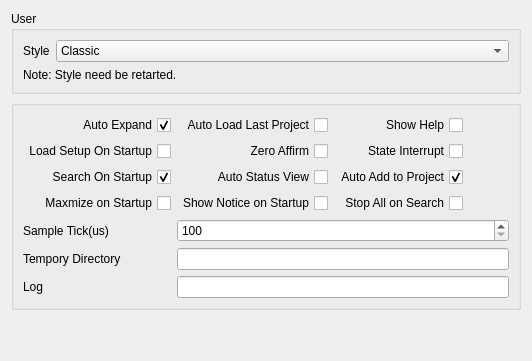
     <widget class="QWidget" name="tab_2">
      <attribute name="title">
       <string>Sys</string>
      </attribute>
      <layout class="QVBoxLayout" name="verticalLayout_7">
       <item>
        <widget class="QGroupBox" name="groupBox_10">
         <property name="title">
          <string>User</string>
         </property>
         <layout class="QFormLayout" name="formLayout_6">
          <item row="0" column="0">
           <widget class="QLabel" name="label_19">
            <property name="text">
             <string>Style</string>
            </property>
           </widget>
          </item>
          <item row="0" column="1">
           <widget class="QComboBox" name="cmbStyle">
            <item>
             <property name="text">
              <string>Classic</string>
             </property>
            </item>
            <item>
             <property name="text">
              <string>MegaRobo</string>
             </property>
            </item>
           </widget>
          </item>
          <item row="1" column="0" colspan="2">
           <widget class="QLabel" name="label_21">
            <property name="text">
             <string>Note: Style need be retarted.</string>
            </property>
           </widget>
          </item>
         </layout>
        </widget>
       </item>
       <item>
        <widget class="QGroupBox" name="groupBox_7">
         <property name="title">
          <string/>
         </property>
         <layout class="QGridLayout" name="gridLayout_4">
          <item row="3" column="0">
           <widget class="QCheckBox" name="chkMaximize">
            <property name="layoutDirection">
             <enum>Qt::RightToLeft</enum>
            </property>
            <property name="text">
             <string>Maxmize on Startup</string>
            </property>
           </widget>
          </item>
          <item row="0" column="0">
           <widget class="QCheckBox" name="chkAutoExpand">
            <property name="layoutDirection">
             <enum>Qt::RightToLeft</enum>
            </property>
            <property name="text">
             <string>Auto Expand</string>
            </property>
            <property name="checked">
             <bool>true</bool>
            </property>
           </widget>
          </item>
          <item row="0" column="1">
           <widget class="QCheckBox" name="chkLoadLast">
            <property name="layoutDirection">
             <enum>Qt::RightToLeft</enum>
            </property>
            <property name="text">
             <string>Auto Load Last Project</string>
            </property>
           </widget>
          </item>
          <item row="2" column="0">
           <widget class="QCheckBox" name="chkSearch">
            <property name="layoutDirection">
             <enum>Qt::RightToLeft</enum>
            </property>
            <property name="text">
             <string>Search On Startup</string>
            </property>
            <property name="checked">
             <bool>true</bool>
            </property>
           </widget>
          </item>
          <item row="1" column="0">
           <widget class="QCheckBox" name="chkAutoLoadSet">
            <property name="layoutDirection">
             <enum>Qt::RightToLeft</enum>
            </property>
            <property name="text">
             <string>Load Setup On Startup</string>
            </property>
           </widget>
          </item>
          <item row="5" column="1" colspan="3">
           <widget class="QLineEdit" name="tempPath">
            <property name="readOnly">
             <bool>true</bool>
            </property>
           </widget>
          </item>
          <item row="4" column="0">
           <widget class="QLabel" name="label_23">
            <property name="text">
             <string>Sample Tick(us)</string>
            </property>
           </widget>
          </item>
          <item row="1" column="1">
           <widget class="QCheckBox" name="chkAutoZeroAffirm">
            <property name="layoutDirection">
             <enum>Qt::RightToLeft</enum>
            </property>
            <property name="text">
             <string>Zero Affirm</string>
            </property>
           </widget>
          </item>
          <item row="0" column="3">
           <spacer name="horizontalSpacer_5">
            <property name="orientation">
             <enum>Qt::Horizontal</enum>
            </property>
            <property name="sizeHint" stdset="0">
             <size>
              <width>40</width>
              <height>20</height>
             </size>
            </property>
           </spacer>
          </item>
          <item row="5" column="0">
           <widget class="QLabel" name="label_17">
            <property name="text">
             <string>Tempory Directory</string>
            </property>
           </widget>
          </item>
          <item row="3" column="1">
           <widget class="QCheckBox" name="chkShowNotice">
            <property name="layoutDirection">
             <enum>Qt::RightToLeft</enum>
            </property>
            <property name="text">
             <string>Show Notice on Startup</string>
            </property>
           </widget>
          </item>
          <item row="2" column="1">
           <widget class="QCheckBox" name="chkAutoStatus">
            <property name="layoutDirection">
             <enum>Qt::RightToLeft</enum>
            </property>
            <property name="text">
             <string>Auto Status View</string>
            </property>
           </widget>
          </item>
          <item row="4" column="1" colspan="3">
           <widget class="QSpinBox" name="spinSampleTick">
            <property name="minimum">
             <number>100</number>
            </property>
            <property name="maximum">
             <number>100000</number>
            </property>
           </widget>
          </item>
          <item row="6" column="0">
           <widget class="QLabel" name="label_49">
            <property name="text">
             <string>Log</string>
            </property>
           </widget>
          </item>
          <item row="6" column="1" colspan="3">
           <widget class="QLineEdit" name="edtEventLog"/>
          </item>
          <item row="0" column="2">
           <widget class="QCheckBox" name="chkHelp">
            <property name="layoutDirection">
             <enum>Qt::RightToLeft</enum>
            </property>
            <property name="text">
             <string>Show Help</string>
            </property>
           </widget>
          </item>
          <item row="1" column="2">
           <widget class="QCheckBox" name="chkStateInterrupt">
            <property name="layoutDirection">
             <enum>Qt::RightToLeft</enum>
            </property>
            <property name="text">
             <string>State Interrupt</string>
            </property>
           </widget>
          </item>
          <item row="2" column="2">
           <widget class="QCheckBox" name="chkNewAutoAdd">
            <property name="layoutDirection">
             <enum>Qt::RightToLeft</enum>
            </property>
            <property name="text">
             <string>Auto Add to Project</string>
            </property>
            <property name="checked">
             <bool>true</bool>
            </property>
           </widget>
          </item>
          <item row="3" column="2">
           <widget class="QCheckBox" name="chkStopAllOnSearch">
            <property name="layoutDirection">
             <enum>Qt::RightToLeft</enum>
            </property>
            <property name="text">
             <string>Stop All on Search</string>
            </property>
           </widget>
          </item>
         </layout>
        </widget>
       </item>
       <item>
        <spacer name="verticalSpacer_3">
         <property name="orientation">
          <enum>Qt::Vertical</enum>
         </property>
         <property name="sizeHint" stdset="0">
          <size>
           <width>20</width>
           <height>40</height>
          </size>
         </property>
        </spacer>
       </item>
      </layout>
     </widget>
